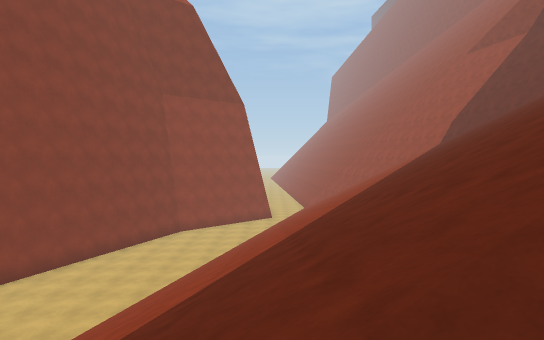
View 1 (above)

20 first-person views from a walk through a Unity game level. The camera is 1.5 m above the floor, tilts 2° down and sees 75° across. The floor is counted in squares, 1.8 m on a side. Each view is taken from the middle of a square. On the plan, view 1 faces up. The plan holds only what a view shows up to about 12 squares ahead; the rest is blank. The place goes on beyond the plan. The player character is not drawn. Surface patterns are stand-ins for the level's own textures.

View 2
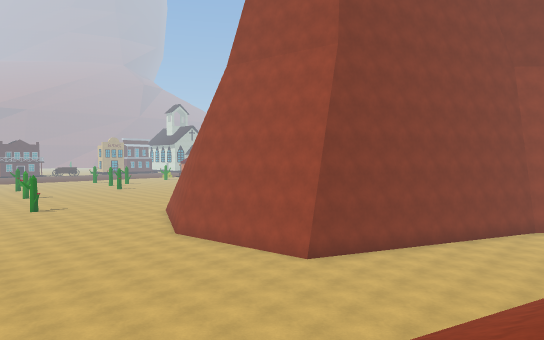

View 3
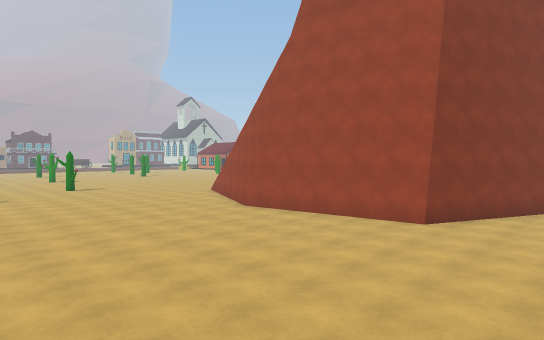

View 4
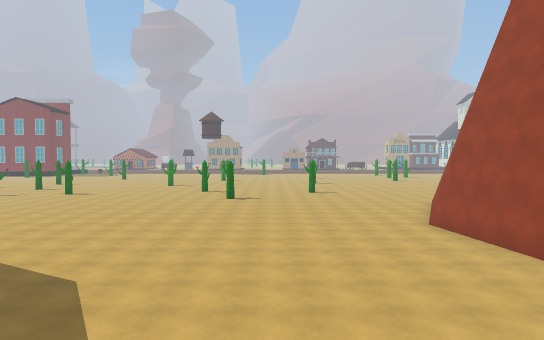

View 5
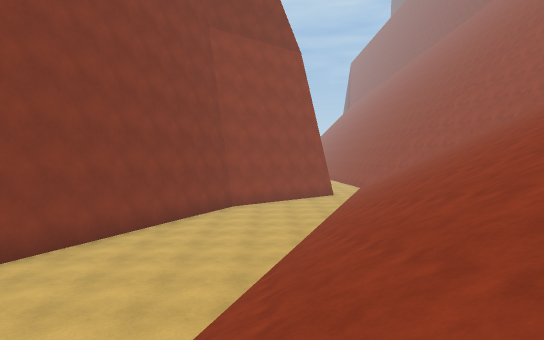

View 6
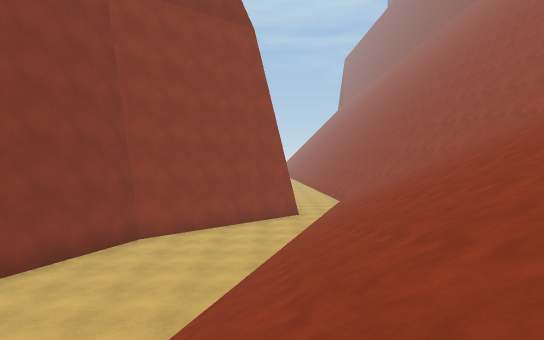

View 7
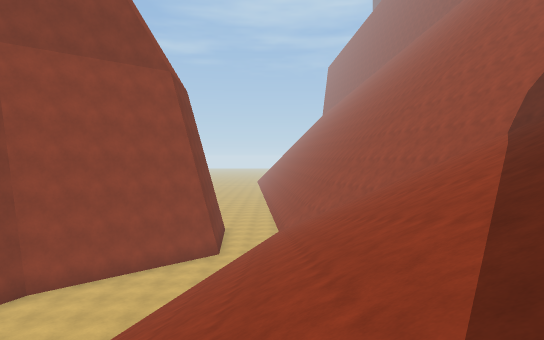

View 8
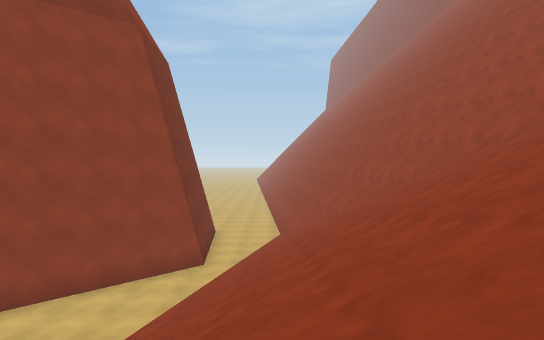

View 9
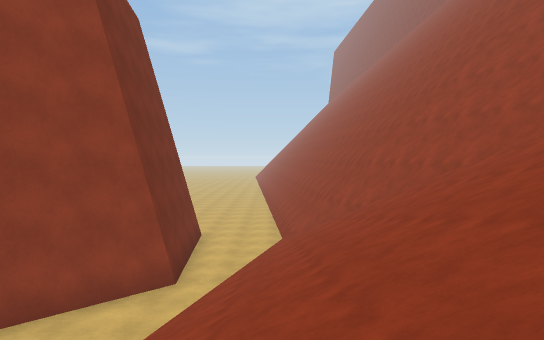

View 10
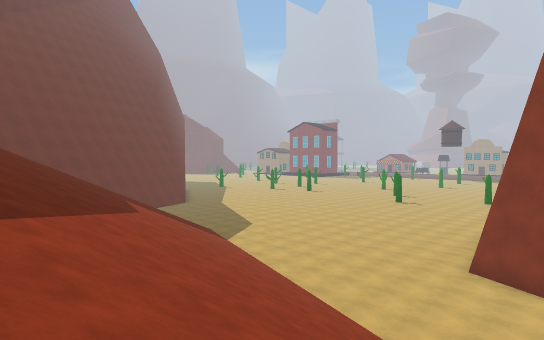

View 11
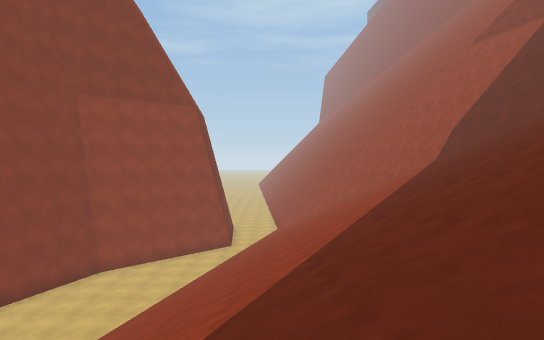

View 12
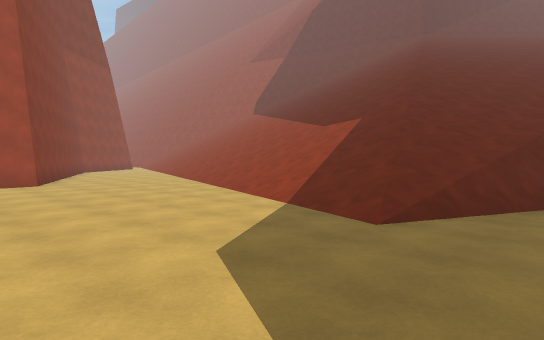

View 13
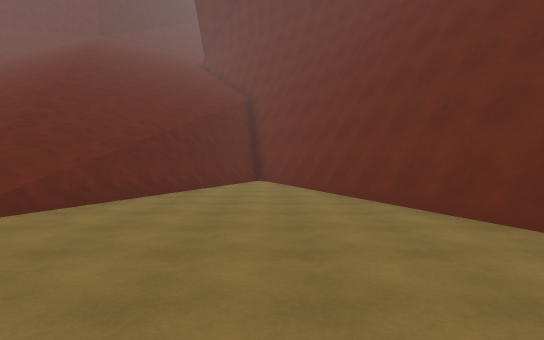

View 14
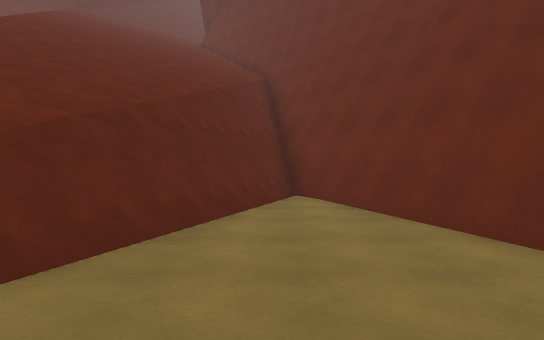

View 15
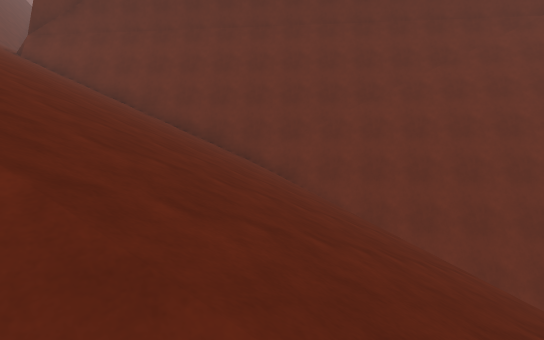

View 16
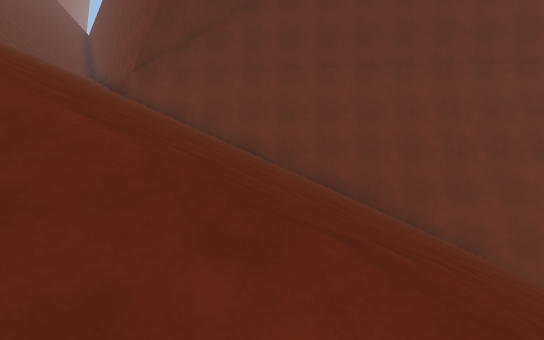

View 17
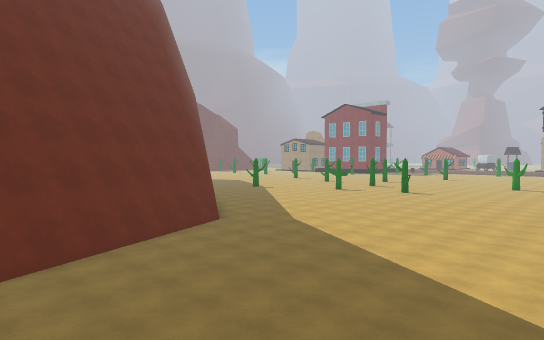

View 18
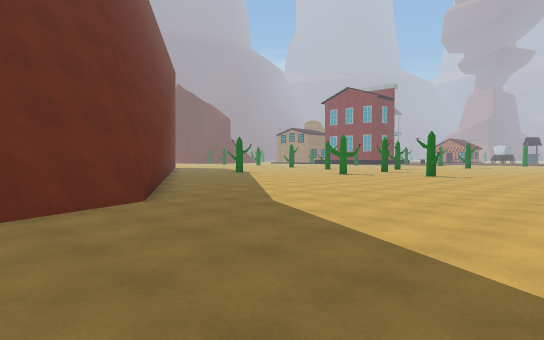

View 19
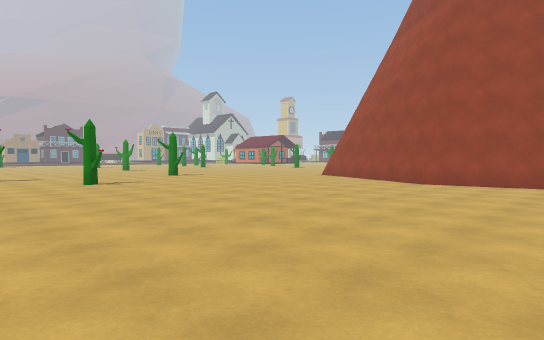

View 20
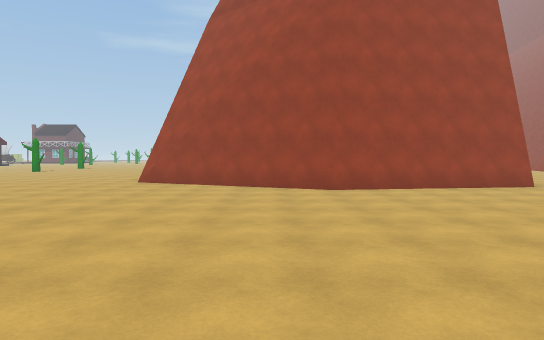

### Floor plan
Key: @ floor where view 1 was taken; # wall or solid block; . floor; / step, stairs or slope; = window, fence, low wall or low ledge; v drop or lower ground; O other object.
Columns run from 22 left of view 1 to 13 right of it. Each row starts with its distance up from view 1.
 26                      #...#
 25                      #...##
 24                      #..//##
 23                      ##.//##
 22                       #.///##
 21                     ###/////##
 20                    ##..//////##
 19                   ##..///////##
 18                  ##...////////##
 17                  #..../////////##
 16                 ##...///////////##
 15                 #....///////////##
 14                ##....////////////
 13                #....////////////
 12                #....////////////
 11               ##....///////////
 10 ..###         #....///////////
  9 ....###      ##....///////////
  8 ......########.....//////////
  7 ..................//////////
  6 ..................//////////
  5 ................../////////
  4  ................///////// ////
  3   ...............///////// /////////
  2  ................///////////////////
  1 ................////////////////////
  0 OO..............//////@/////////////
 -1 ................////////////////////
 -2 .............../=///////////////////
 -3  .................=##v////////////##
 -4     ................####vvv/////###
 -5    ....................##vvvvv###
 -6 .......................###v####
 -7 ....................#########
 -8  .................####    #
 -9   .............####
-10    .........#####
-11     .......###
-12      .....##
-13       ....#

Positions as (right, up) in squares from view 1, and headings:
1: (0, 0), facing up
2: (-2, 0), facing up-left
3: (-5, -1), facing up-left
4: (-3, 2), facing left
5: (-3, 4), facing up
6: (-1, 8), facing up
7: (2, 8), facing up
8: (2, 11), facing up
9: (2, 14), facing up
10: (2, 11), facing down-left
11: (2, 4), facing up
12: (-11, -4), facing up-right
13: (-11, -6), facing right
14: (-6, -5), facing right
15: (1, 2), facing down-right
16: (5, 4), facing down-right
17: (-4, -1), facing down-left
18: (-8, -4), facing down-left
19: (-10, -4), facing up-left
20: (-16, -2), facing up
